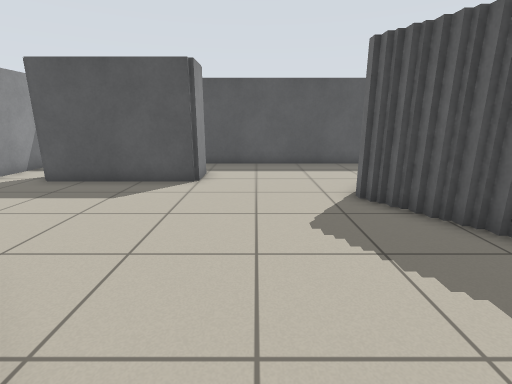
view 1 (above)

15 first-person views from a walk through a world built for the Player/Stage simulator. The camera is 1 m above the floor, tilts 14° down and sees 85° across. The lines on the ground mark 1 m squares. The floor is counted in squares, 0.5 m on a side. Each view is taken from the middle of a square. On the plan, view 1 faces up. The plan holds only what a view shows up to about 17 squares ahead; the rest is blank. The place goes on beyond the plan. Robots are left out.

view 2
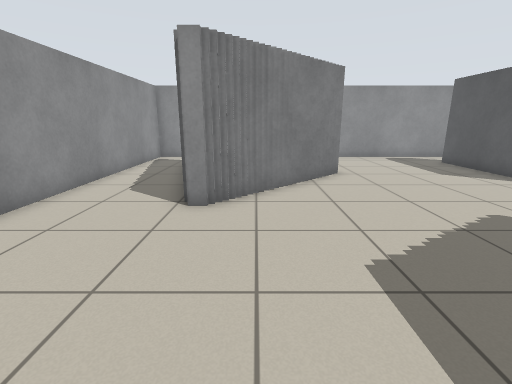

view 3
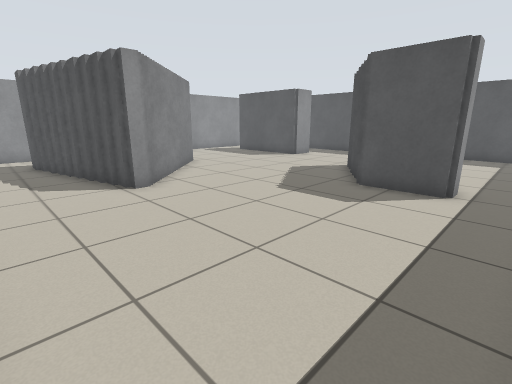

view 4
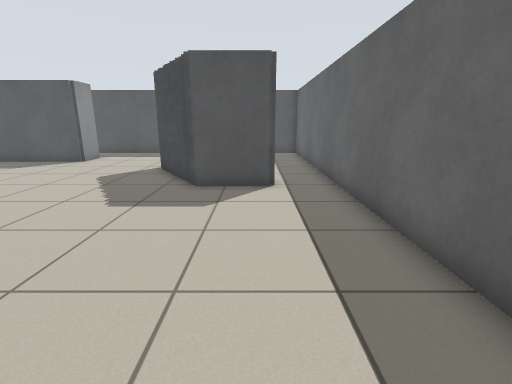

view 5
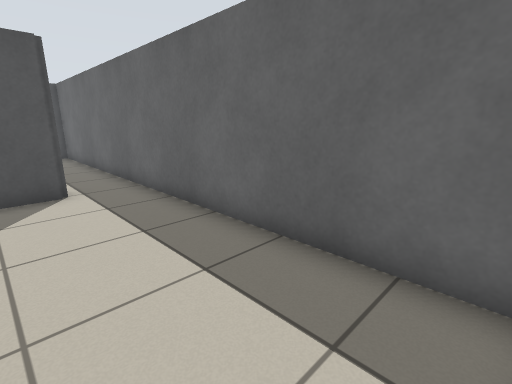

view 6
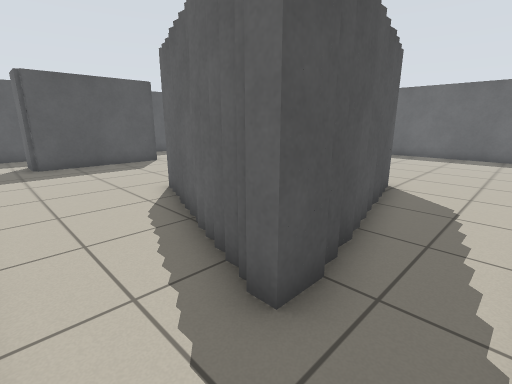

view 7
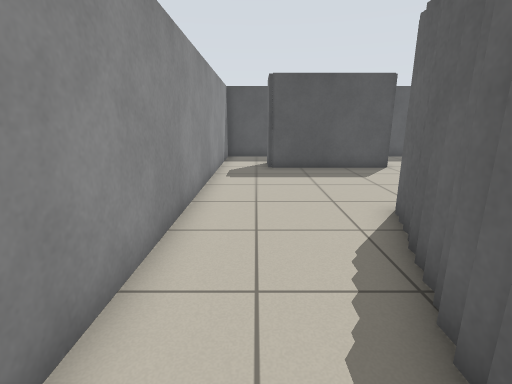

view 8
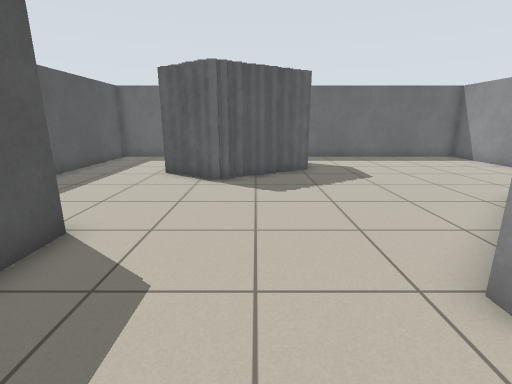

view 9
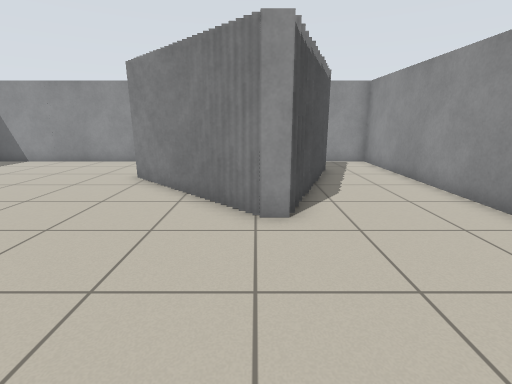

view 10
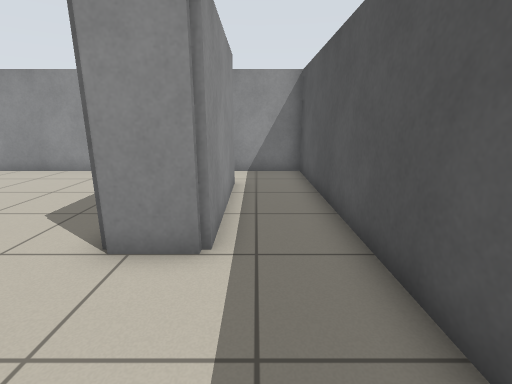

view 11
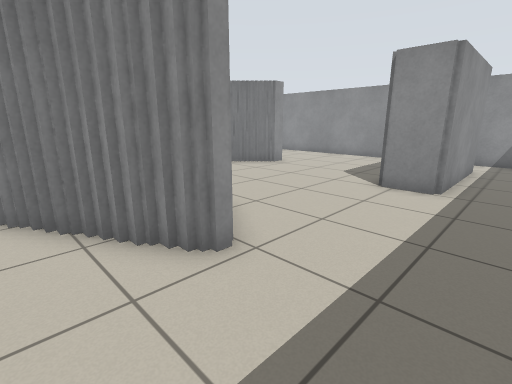

view 12
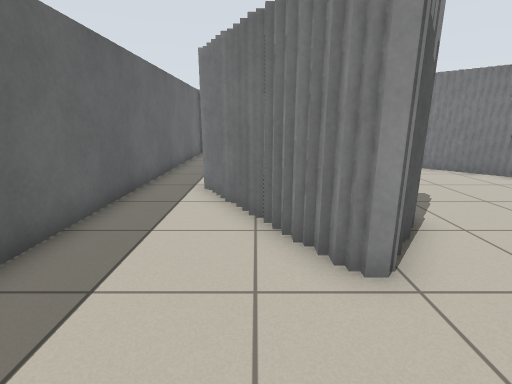

view 13
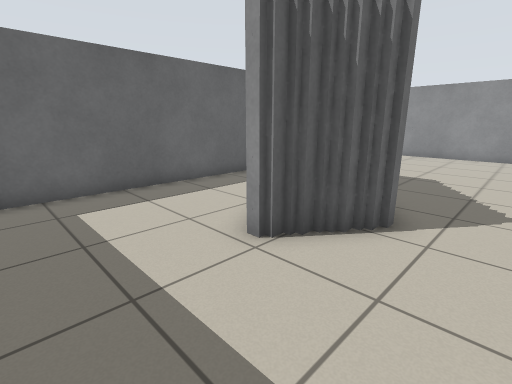

view 14
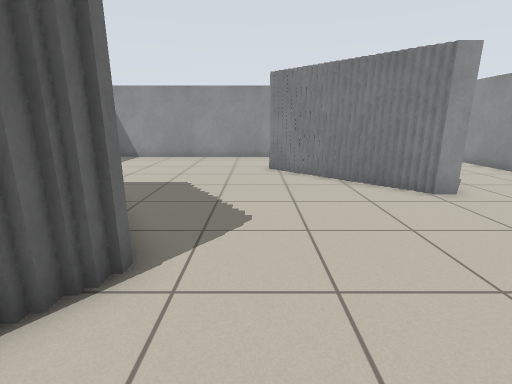

view 15
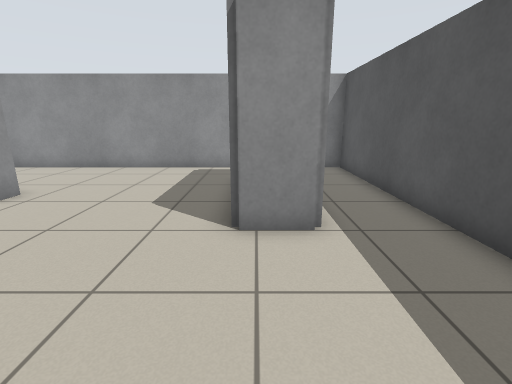

### Floor plan
Points are (right, up) in squares from view 1. A wall is a line through its corners. A room is listed if a view was taken in it or the views show most of it. See-through windows are left out.
Room 1 (views 1, 2, 3, 4, 5, 6, 7, 8, 9, 10, 11, 12, 13, 14, 15)
walls: (-2.2, 1.2) (-1.8, 1.2) (-1.8, 0.7) (-1.2, 0.7) (-1.2, 0); (3.3, 6.4) (3.3, 6.9); (3.8, 5.6) (3.8, 6.4); (-0.6, -0.1) (-0.6, -0.6) (0.1, -0.6) (0.1, -1) (0.4, -1) (0.4, -1.7) (0, -1.7); (3, 6.9) (3, 7.4); (4.1, 5.1) (4.1, 5.6); (4.4, 4.5) (4.4, 5.1); (3, 7.5) (3, 7.9) (3.3, 7.9) (3.3, 8.5); (-4.8, 3.3) (-3.9, 3.3) (-3.9, 3) (-3.4, 3) (-3.4, 2.4); (0.1, -1.8) (-0.6, -1.8); (-2, 9.5) (-7.4, 9.5) (-7.4, 11.3) (-2, 11.3) (-2, 9.5); (3.8, 8.5) (3.8, 9.1); (-0.5, -2) (-1.2, -2); (-1.1, -2.2) (-1.9, -2.2); (4.1, 9.1) (4.1, 9.7) (4.9, 9.7) (4.9, 8.6); (-1.8, -2.3) (-2.8, -2.3); (5.7, 8) (5.7, 7.3) (6.2, 7.3) (6.2, 6.4); (6.5, 6.5) (6.5, 6); (-2.6, -2.5) (-3.4, -2.5); (5.4, 8.8) (5.4, 7.9); (-3.2, -2.6) (-4, -2.6); (7.6, 4.6) (7.6, 3.8) (4.7, 3.8) (4.7, 4.6); (-3.9, -2.8) (-4.6, -2.8); (-4.5, -3) (-5.4, -3); (-6.3, -1.9) (-6.3, -1); (-5.2, -3.3) (-7, -3.3) (-7, -2.8); (-9.7, -5.7) (9.7, -5.7) (9.7, 13.8) (-9.7, 13.8) (-9.7, -5.7)

Where each view was taken, in squares from view 1:
view 1: 0 up, 0 right, facing up
view 2: 0 up, 7 right, facing left
view 3: 5 down, 9 right, facing up-left
view 4: 5 down, 7 right, facing up
view 5: 5 down, 6 right, facing up-right
view 6: 5 down, 9 left, facing up-right
view 7: 3 down, 8 left, facing up
view 8: 6 up, 7 left, facing right
view 9: 9 up, 4 left, facing down
view 10: 12 up, 2 right, facing left
view 11: 13 up, 7 right, facing down-left
view 12: 13 up, 6 right, facing down
view 13: 13 up, 1 right, facing down-right
view 14: 11 up, 1 right, facing down
view 15: 10 up, 3 right, facing left
